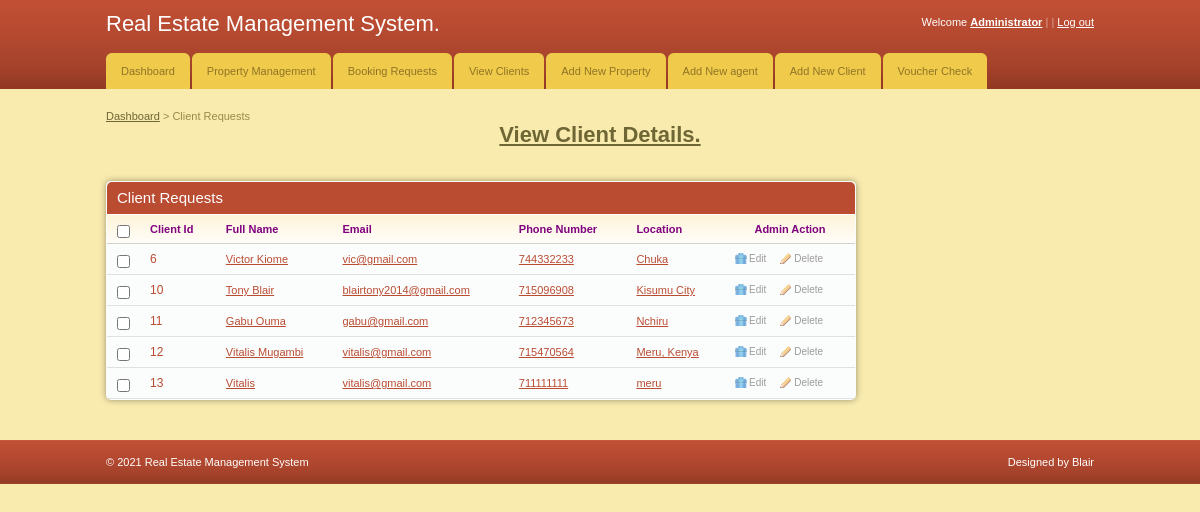
Page /admin/view_clients.php on the committed database.
### tables this page shows
CREATE TABLE `user` (
  `user_id` int(11) NOT NULL,
  `fname` varchar(255) NOT NULL,
  `email` varchar(255) NOT NULL,
  `id_no` int(11) NOT NULL,
  `phone` int(15) NOT NULL,
  `username` varchar(100) NOT NULL,
  `password` varchar(32) NOT NULL,
  `location` varchar(255) NOT NULL,
  `gender` varchar(255) NOT NULL
);

### admin/view_clients.php (the view, shortened to what this page needs)
<!DOCTYPE html PUBLIC "-//W3C//DTD XHTML 1.0 Transitional//EN" "http://www.w3.org/TR/xhtml1/DTD/xhtml1-transitional.dtd">
<html xmlns="http://www.w3.org/1999/xhtml">
<head>
	<link rel="stylesheet" href="css/style.css" type="text/css" media="all" />
</head>
<body>
<div id="header">
	<div class="shell">
		<?php
			include 'menu.php';
		?>
	</div>
</div>
<div id="container">
	<div class="shell">
		<div class="small-nav">
			<a href="index.php">Dashboard</a>
			<span>&gt;</span>
			Client Requests
			<center><h1><font color="green"><a href="studes.php"><u><b>View Client Details.</b></u></a></font></h1></center>
		</div>
		<br />
		<div id="main">
			<div id="content">
				<div class="box">
					<div class="box-head">
						<h2 class="left">Client Requests</h2>
					</div>
					<div class="table">
						<table width="100%" border="0" cellspacing="0" cellpadding="0">
							<tr>
								<th width="13"><input type="checkbox" class="checkbox" /></th>
								<th><font color="purple">Client Id</font></th>
								<th><font color="purple">Full Name</font></th>
								<th><font color="purple">Email</font></th>
								<th><font color="purple">Phone Number</font></th>
								<th><font color="purple">Location</font></th>
								<th width="110" class="ac"><font color="purple">Admin Action</font></th>
							</tr>
							<?php
								include '../includes/config.php';
								$select = "SELECT * FROM user";
								$result = mysqli_query($connection,$select) or die(mysqli_error($connection));
								while($row = $result->fetch_assoc()){
							?>
							<tr>
								<td><input type="checkbox" class="checkbox" /></td>
								<td><h3><a href="#"><?php echo $row['user_id'] ?></a></h3></td>
								<td><a href="#"><?php echo $row['fname'] ?></a></td>
								<td><a href="#"><?php echo $row['email'] ?></a></td>
								<td><a href="#"><?php echo $row['phone'] ?></a></td>
                               		<td><a href="#"><?php echo $row['location'] ?></a></td>
								<td><a href="javascript:sureToEdit(<?php echo $row['user_id'];?>)" class="ico del">Edit</a><a href="javascript:sureToDelete(<?php echo $row['user_id'];?>)" class="ico edit">Delete</a></td>
							</tr>
							<?php
								}
							?>
						</table>
					</div>
				</div>
			</div>
		</div>
	</div>
</div>
<div id="footer">
	<div class="shell">
		<span class="left">&copy; <?php echo date("Y");?> Real Estate Management System</span>
		<span class="right">
			Designed by Blair</a>
		</span>
	</div>
</div>
</body>
</html>

### agent/css/style.css (style rules this page uses)
* { padding:0; margin:0; outline:0; }
body { background:#f9ebae; font-family: Verdana, sans-serif; font-size:11px; line-height:14px; color:#5e5e5e; }
input, textarea, select { font-family: Verdana, sans-serif; font-size:13px; }
.checkbox { width:13px; height:13px; vertical-align:top; position:relative; top:2px; }
a { color:#ba4c32; text-decoration: underline; cursor:pointer; }
.left, .alignleft { float:left; display:inline; }
.right, .alignright { float:right; display:inline; }
.ac { text-align: center !important; }
h1 { font-size:22px; line-height:24px; color:#fff; font-weight: normal; }
h1 a { color:#fff; text-decoration: none; }
h2 { font-size:15px; font-weight: normal; }
h3 { font-size:12px; line-height:14px; font-weight: normal; }
h3 a { text-decoration: none; }
.shell { width:988px; margin:0 auto; }
#header { height:89px; background:url(images/header.gif); white-space:nowrap; }
#container { padding:20px 0; }
.small-nav { color:#978b48; padding-bottom:20px; }
.small-nav a { color:#6f6636; }
#content { float:left; width:750px; }
.table th { background:#fffdfa url(images/th.gif) repeat-x 0 0; color:#818181; text-align: left; padding:7px 10px; border-bottom:solid 1px #d2d1cb; }
.table td { background:#fbfcfc; border-bottom:solid 1px #e0e0e0; padding:8px 10px; }
.box { background:#fbfcfc; height:100%; padding:1px; margin-bottom:20px; }
.box-head { background:#ba4c32; height:32px; color:#fff; padding: 0 10px; line-height:32px; white-space:nowrap; border-bottom:solid 1px #fff; }
a.ico { color:#9d9c9a; font-size:10px; text-decoration: none; padding:0 0 0 14px; background-repeat:no-repeat; background-position:0 0; }
a.del { background-image:url(images/del.gif) }
a.edit { background-image:url(images/edit.gif); margin-left:14px; }
#footer { height:44px; background:url(images/footer.gif); line-height:44px; color:#fff; }
.box { -moz-border-radius:5px; -webkit-border-radius:5px; -moz-box-shadow: 0 0 6px #978f6c; -webkit-box-shadow: 0 0 6px #978f6c; }
.box-head { -moz-border-radius-topleft:5px; -moz-border-radius-topright:5px; -webkit-border-top-left-radius:5px; -webkit-border-top-right-radius:5px; }

### rows in the picture
user: user_id "6", fname "Victor Kiome", email "vic@gmail.com", phone "744332233", location "Chuka"
user: user_id "10", fname "Tony Blair", email "blairtony2014@gmail.com", phone "715096908", location "Kisumu City"
user: user_id "11", fname "Gabu Ouma", email "gabu@gmail.com", phone "712345673", location "Nchiru"
user: user_id "12", fname "Vitalis Mugambi", email "vitalis@gmail.com", phone "715470564", location "Meru, Kenya"
user: user_id "13", fname "Vitalis", email "vitalis@gmail.com", phone "711111111", location "meru"
